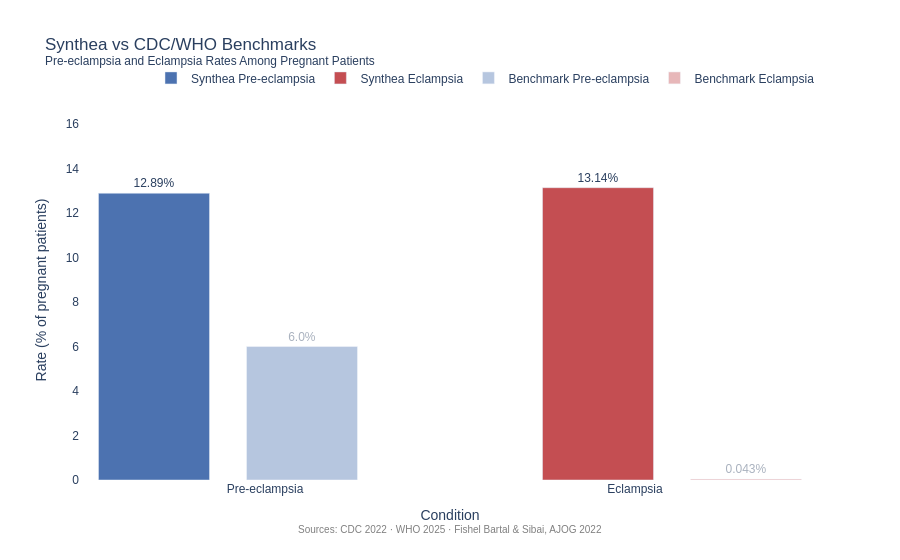

Write notebook code for a chart like this one.
### Markdown cell above
### 6.4 Eclampsia & Pre-Eclampsia vs CDC/WHO Benchmarks

Grouped bar chart directly visualizing the impact of the Synthea pregnancy module 
bug. In a corrected dataset, pre-eclampsia should appear at 5–7% and eclampsia 
at 0.016–0.1% of pregnancies. The near-equal rates in this dataset reflect the 
pre-fix data quality issue.

Sources: CDC (2022); WHO (2025); Fishel Bartal & Sibai, AJOG (2022).

### Code cell
# ── VIZ 4: Eclampsia Rate vs CDC Benchmark ────────────────────────────────
ec_rate = round(100.0 * ec_count / pregnant, 2)
pe_rate = round(100.0 * pe_count / pregnant, 2)

fig4 = go.Figure()

# Synthea pre-eclampsia
fig4.add_trace(go.Bar(
    name="Synthea Pre-eclampsia",
    x=["Pre-eclampsia"],
    y=[pe_rate],
    marker_color="#4C72B0",
    text=[f"{pe_rate}%"],
    textposition="outside",
    width=0.3,
))

# Synthea eclampsia
fig4.add_trace(go.Bar(
    name="Synthea Eclampsia",
    x=["Eclampsia"],
    y=[ec_rate],
    marker_color="#C44E52",
    text=[f"{ec_rate}%"],
    textposition="outside",
    width=0.3,
))

# Benchmark pre-eclampsia
fig4.add_trace(go.Bar(
    name="Benchmark Pre-eclampsia",
    x=["Pre-eclampsia"],
    y=[6.0],
    marker_color="#4C72B0",
    opacity=0.4,
    text=["6.0%"],
    textposition="outside",
    width=0.3,
))

# Benchmark eclampsia
fig4.add_trace(go.Bar(
    name="Benchmark Eclampsia",
    x=["Eclampsia"],
    y=[0.043],
    marker_color="#C44E52",
    opacity=0.4,
    text=["0.043%"],
    textposition="outside",
    width=0.3,
))



fig4.update_layout(
    title="Synthea vs CDC/WHO Benchmarks<br><sup>Pre-eclampsia and Eclampsia Rates Among Pregnant Patients</sup>",
    xaxis_title="Condition",
    yaxis_title="Rate (% of pregnant patients)",
    barmode="group",
    yaxis=dict(range=[0, max(pe_rate, ec_rate) * 1.3]),
    legend=dict(orientation="h", yanchor="bottom", y=1.02, xanchor="right", x=1),
    plot_bgcolor="white",
    font=dict(family="Arial", size=12),
    annotations=[
        dict(
            x=0.5, y=-0.15,
            xref="paper", yref="paper",
            text="Sources: CDC 2022 · WHO 2025 · Fishel Bartal & Sibai, AJOG 2022",
            showarrow=False,
            font=dict(size=10, color="gray"),
        )
    ]
)

fig4.show()

### Figure 1 — Plotly figure (JSON) as saved in the notebook; plotly's stock layout.template omitted (floating-point values rounded to 4 significant figures)
{"data": [{"marker": {"color": "#4C72B0"}, "name": "Synthea Pre-eclampsia", "text": ["12.89%"], "textposition": "outside", "type": "bar", "width": 0.3, "x": ["Pre-eclampsia"], "y": [12.89]}, {"marker": {"color": "#C44E52"}, "name": "Synthea Eclampsia", "text": ["13.14%"], "textposition": "outside", "type": "bar", "width": 0.3, "x": ["Eclampsia"], "y": [13.14]}, {"marker": {"color": "#4C72B0"}, "name": "Benchmark Pre-eclampsia", "opacity": 0.4, "text": ["6.0%"], "textposition": "outside", "type": "bar", "width": 0.3, "x": ["Pre-eclampsia"], "y": [6]}, {"marker": {"color": "#C44E52"}, "name": "Benchmark Eclampsia", "opacity": 0.4, "text": ["0.043%"], "textposition": "outside", "type": "bar", "width": 0.3, "x": ["Eclampsia"], "y": [0.043]}], "layout": {"annotations": [{"font": {"color": "gray", "size": 10}, "showarrow": false, "text": "Sources: CDC 2022 · WHO 2025 · Fishel Bartal & Sibai, AJOG 2022", "x": 0.5, "xref": "paper", "y": -0.15, "yref": "paper"}], "barmode": "group", "font": {"family": "Arial", "size": 12}, "legend": {"orientation": "h", "x": 1, "xanchor": "right", "y": 1.02, "yanchor": "bottom"}, "plot_bgcolor": "white", "title": {"text": "Synthea vs CDC/WHO Benchmarks<br><sup>Pre-eclampsia and Eclampsia Rates Among Pregnant Patients</sup>"}, "xaxis": {"title": {"text": "Condition"}}, "yaxis": {"range": [0, 17.08], "title": {"text": "Rate (% of pregnant patients)"}}}}
